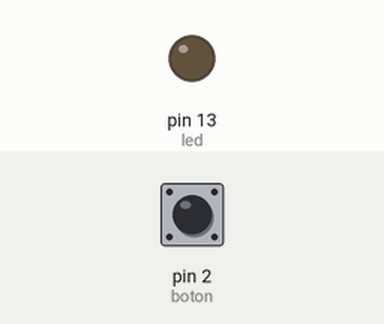
This sketch was run on a simulated Arduino Uno, built with avr-gcc and run on an emulated ATmega328P. On the bench: output pins drawn as LEDs (lit = HIGH). The inputs (shaded band) are chosen by the test bench; at power-on: pin 2 (boton) LOW.

Above: at 1.2 s.
1.3 s: pin 2 (boton) pulled HIGH for 0.15 s
At 1.37 s:
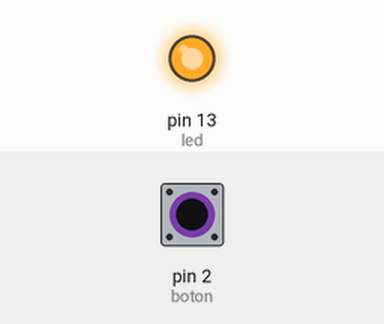
2.9 s: pin 2 (boton) pulled HIGH for 3.2 s
At 7.2 s:
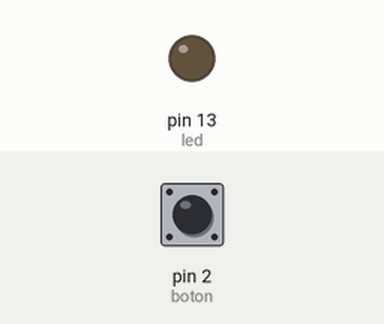
Timing chart, 0 to 8.7 s (numbered marks = the images above; inputs shaded):
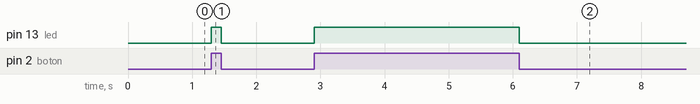

The sketch:

led_pulsador.ino
```cpp
int boton = 2;
int led = 13;
int estadoBoton = 0;

void setup()
{
    pinMode(boton, INPUT);
    pinMode(led, OUTPUT);
}

void loop()
{
    estadoBoton = digitalRead(boton);

    if (estadoBoton == HIGH)
    {
        digitalWrite(led, HIGH);
    }
    else
    {
        digitalWrite(led, LOW);
    }
}
```

Measured:
- after the input at 1.3 s, pin 13 (led): LOW → HIGH at once, → LOW 0.15 s later
- after the input at 2.9 s, pin 13 (led): LOW → HIGH at once, → LOW 3.2 s later
